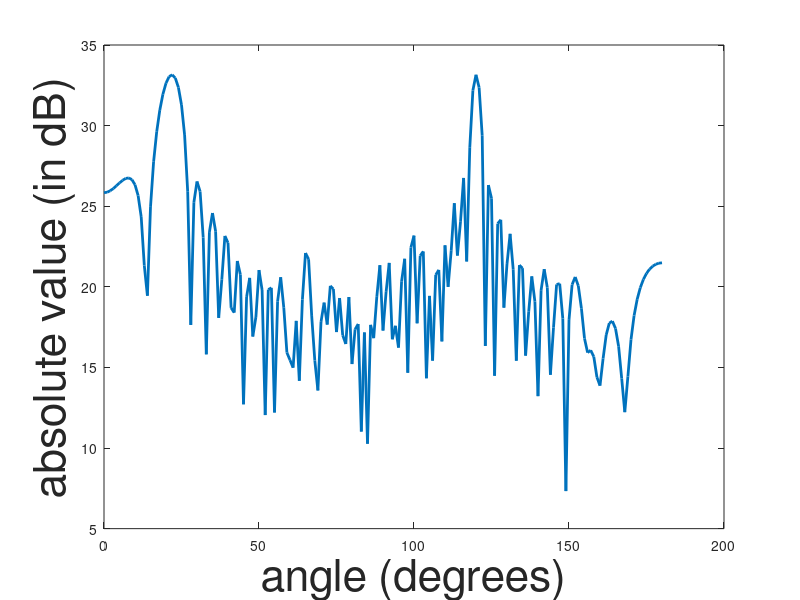

MATLAB code to generate this figure:
%% SIMULATE BEAM PATTERN FOR DIFFERENT FREQUENCIES ON AN ARRAY DESIGNED FOR A CERTAIN FREQUENCY
% role : important.
% status : complete

%% basic setup
clc;
close all;

%% initialising the variables
f                    = 2800;                                %the incoming frequency
f_1                = 2000;                                %the frequency for which the array is designed
Fs                 = 12800;                              %sampling frequency
Ts                 = 1/Fs;                                 %sampling interval
N                  = 128;                                  %number of intervals

m                  = 32;                                   %number of sensors
angle            = 120;                                 %incoming angle
c                   = 1500;                                %speed of the sound signal
lambda         = c/f_1;                                %wavelength of incoming signal
x                   = lambda/2;                         %sensor interspacing
d                   = x*cosd(angle)/c;               %unit delay

SNR              = -10;                                 %signal to noise ratio
SNR_weight = 10^(-1*SNR*0.05);          %SNR noise weight

t                    = (0:N-1)*Ts;                        %time matrix
matrix           = zeros(N,m);                      %initialising noise included signal

%% bringing about the natural delay
y = sin(2*pi*f*t);                                        %generating the ideal sine wave

for i = 1:m
matrix(:,i) = sin(2*pi*f*(t-(i-1)*d));
end

%% adding the noise
new_mat = zeros(N,m);                                     %initialising the noise matrix
new_mat = matrix + SNR_weight*rand(N,m);   %creating the impure matrix

%% taking the fourier transform
NFFT = N;                                                %number of frequency samples
fend = (NFFT-1)*Fs/NFFT;                       %finding the end frequency
w_axis = linspace(0,fend,NFFT);             %creating the spacing

Fourier = fft(new_mat,NFFT);                  %taking the fourier transform

%% Choosing the frequency row
index = f/(Fs/NFFT)+1;
f_mat=zeros(1,m);
f_mat(1,:)=Fourier(index,:);

%% bringing the delay in frequency region

angle_matrix= zeros(1,181);
delay_column = zeros(m,1);

for test_angle = 0:180
test_d = x*cosd(test_angle)/c;              %the unit delay for test angle

for i = 1:m
delay_column(i,1) = exp(1*1i*2*pi*f*(i-1)*test_d);
end

angle_matrix(1,test_angle+1) = abs(f_mat*delay_column);
end

%% plotting the beam formed output
angle_axis = linspace(0,180,181);           %setting up the axis values for displaying angle_matrix

figure(3)
plot(angle_axis,10*log10(angle_matrix),'linewidth',2);    %plotting the angle matrix
xlabel('angle (degrees)','FontSize',32)
ylabel('absolute value (in dB)','FontSize',32)

